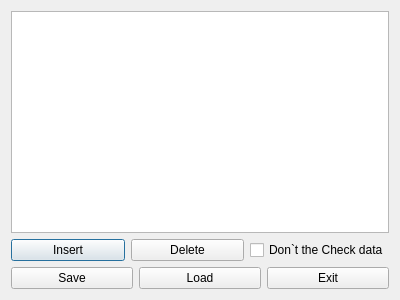
<?xml version="1.0" encoding="UTF-8"?>
<ui version="4.0">
 <class>ListDialog</class>
 <widget class="QDialog" name="ListDialog">
  <property name="geometry">
   <rect>
    <x>0</x>
    <y>0</y>
    <width>400</width>
    <height>300</height>
   </rect>
  </property>
  <property name="windowTitle">
   <string>ListDialog</string>
  </property>
  <layout class="QVBoxLayout" name="verticalLayout">
   <item>
    <widget class="QListWidget" name="listWidget"/>
   </item>
   <item>
    <layout class="QHBoxLayout" name="horizontalLayout_2">
     <item>
      <widget class="QPushButton" name="InsertButton">
       <property name="text">
        <string>Insert</string>
       </property>
      </widget>
     </item>
     <item>
      <widget class="QPushButton" name="DeleteButton">
       <property name="text">
        <string>Delete</string>
       </property>
      </widget>
     </item>
     <item>
      <widget class="QCheckBox" name="checkBox">
       <property name="text">
        <string>Don`t the Check data</string>
       </property>
      </widget>
     </item>
    </layout>
   </item>
   <item>
    <layout class="QHBoxLayout" name="horizontalLayout">
     <item>
      <widget class="QPushButton" name="SaveButton">
       <property name="text">
        <string>Save</string>
       </property>
      </widget>
     </item>
     <item>
      <widget class="QPushButton" name="LoadButton">
       <property name="text">
        <string>Load</string>
       </property>
      </widget>
     </item>
     <item>
      <widget class="QPushButton" name="ExitButton">
       <property name="text">
        <string>Exit</string>
       </property>
      </widget>
     </item>
    </layout>
   </item>
  </layout>
 </widget>
 <layoutdefault spacing="6" margin="11"/>
 <resources/>
 <connections/>
</ui>
